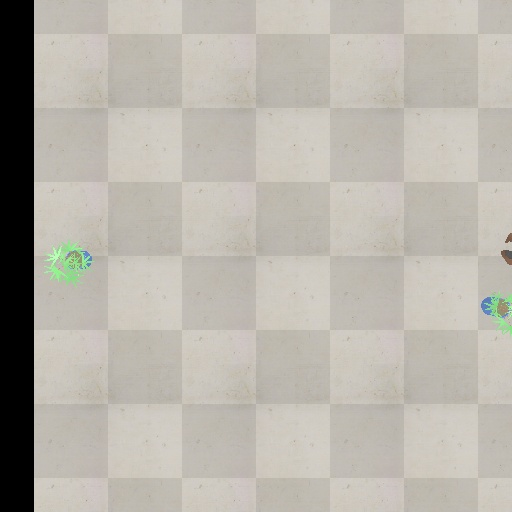
%> input picture Codes/dummy/frame0000_1.jpg, 512 x 512 px
$ octave stitch_matlab.m   (GNU Octave 9; MATLAB toolbox functions it lacks are replaced by stand-ins)
%> lines starting %> are read from the running program, lines starting %| are printed output that depends on the picture
%% Intialize

clear all , close all , clc;

path = '~/Downloads/Download/Image Mosaicing';
%im=fullfile(path,'lena_color.jpg');

im='frame0000_1.jpg';
img1 = imread(im);
%> img1 is the input picture: size 512x512x3 uint8; mean R, G, B 183.3, 179.2, 170.5

im='frame0000_2.jpg';
img2 = imread(im);
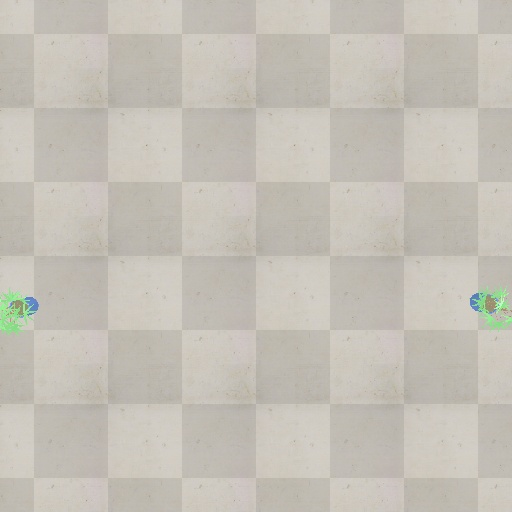
%> input picture Codes/dummy/frame0000_2.jpg, 512 x 512 px
%> img2 is the input picture: size 512x512x3 uint8; mean R, G, B 196.4, 192.1, 182.7

% im='frame0000_3.jpg';
% img3 = imread(im);

im='frame0000_3_zoomed.jpg';
img3 = imread(im);
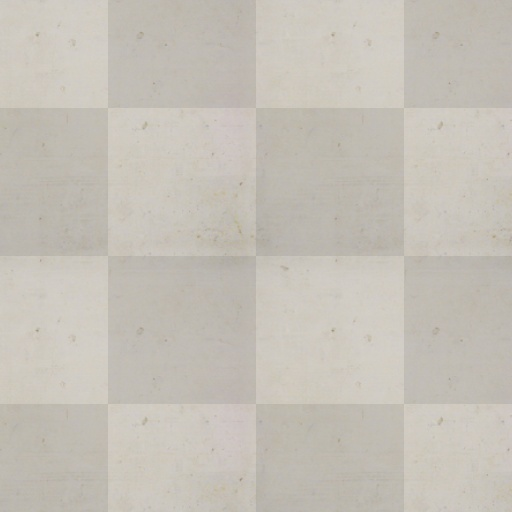
%> input picture Codes/dummy/frame0000_3_zoomed.jpg, 512 x 512 px
%> img3 is the input picture: size 512x512x3 uint8; mean R, G, B 197.2, 192.4, 183.3

% im='frame0000_4.jpg';
% img4 = imread(im);

img1=rgb2gray(img1);
%> img1: size 512x512 uint8
img2=rgb2gray(img2);
%> img2: size 512x512 uint8
img3=rgb2gray(img3);
%> img3: size 512x512 uint8

%img4=rgb2gray(img4);

% read : http://fr.mathworks.com/help/images/ref/imresize.html
img3 = imresize(img3, 0.5);
%> img3: size 256x256 uint8

%%

% [xy]= [150,250;450,250;750,250];
% xy=[xy(:,2) xy(:,1)];

%%%%%%%%%% OR
[xy]=[250,150;250,450;250,750];

%%%%%%%%%%%%%%%%%%%%  TRIAL %%%%%%%%%%%%%%%%%%%%%%%%%%%%%%%%%%
%img1=double(img1);

%img_array=cell(img2,img1,img2,img1);

%img_array=[img2,img1,img2,img1];
%%%%%%%%%%%%%%%%%%% END TRIAL %%%%%%%%%%%%%%%%%%%%%%%%%%%%%%%%%%%

N=4;
img_cell=cell(1,N);
img_cell{1}=img1;
img_cell{2}=img2;
img_cell{3}=img3;

%img_cell{4}=img4;


%%

% [h1, w1, x1] = size(img1);
% [h2, w2, x2] = size(img2);
% [h3, w3, x3] = size(img3);

for jj=1:length(img_cell)-1

[h(jj), w(jj), x(jj)]=size(img_cell{jj});
end
%> this loop made 3 passes
%> after the loop, h = [512 512 256]; w = [512 512 256]; x = [1 1 1]
%[h4, w4, x4] = size(img4);

%%

vis=zeros(h(1)*2.5,w(1)*4.5,x(1));
%> vis: size 1280x2304 double; every value is 0

%%
%if (length(xy)==length(img_array))
for ii=0:length(xy)-1

   % vis(xy(i,1):h1+xy(i,1)-1, xy(i,2):w1+xy(i,2)-1,:) = img1(:,:,:);

   % vis(xy(ii+1,1):h1+xy(ii+1,1)-1, xy(ii+1,2):w1+xy(ii+1,2)-1,:) = img_array(:,ii*h1+1:((ii*h1)+h1),:);

   %vis(xy(ii+1,1):h1+xy(ii+1,1)-1, xy(ii+1,2):w1+xy(ii+1,2)-1,:) = img_array(:,ii*h1+1:((ii*h1)+h1),:);


    vis(xy(ii+1,1):h(ii+1)+xy(ii+1,1)-1, xy(ii+1,2):w(ii+1)+xy(ii+1,2)-1) = img_cell{ii+1};

end
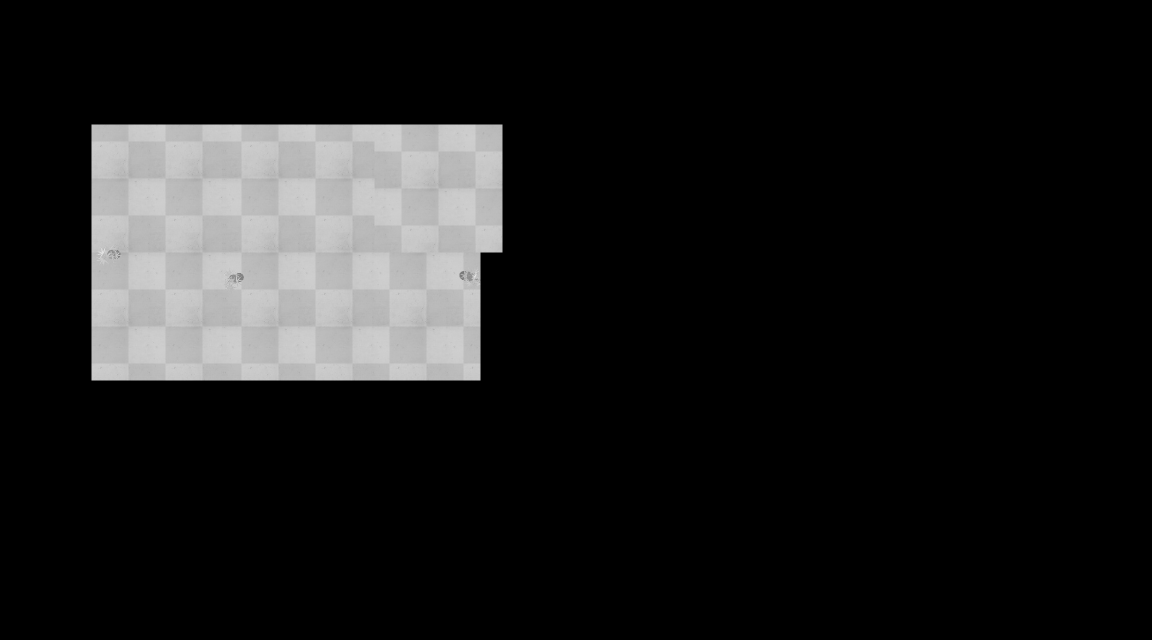
%> vis: size 1280x2304 double (shown at 1/2 size); min 0, max 228, mean 26.7

% [5 lines of commented-out code are left out]

%%

%vis(1:h2, w1:w1+w2-1,:) = img2;

imshow(vis,[])


%% Read text file of co-ordinates

% it will only work if the file is text and is comma separated.

% if you want to work with space then change the formatSpec remove the ,
% and add space .

% sizeA=[2 Inf];
% %sizeA=[Inf 2];
%
% fileId=fopen('coordinates_dummy.txt','r') ;
% formatSpec = '%d,%d';
%
% [A size]=fscanf(fileId,formatSpec,sizeA);
% A=A'
% fclose(fileId);
